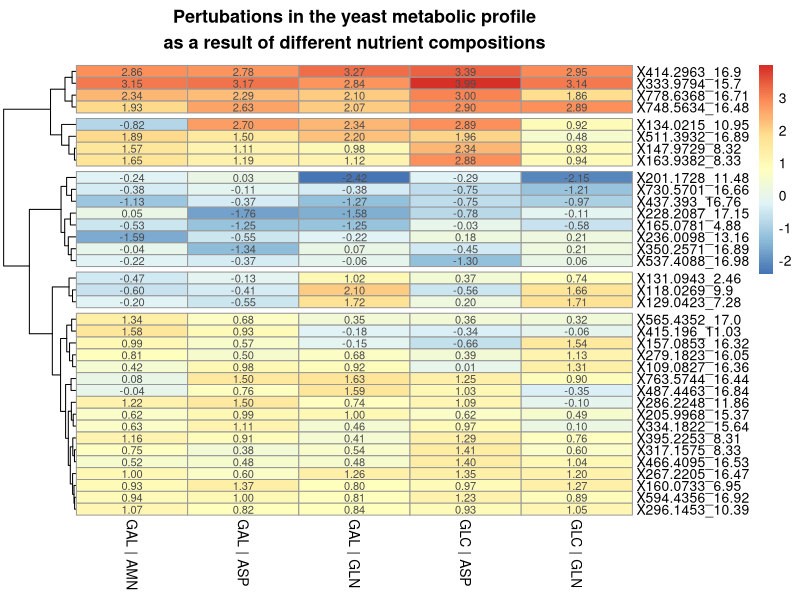

Reproduce this figure in R.
library('dplyr')
library('pheatmap')


# Read and process CSV for plotting on cluster map
data <- read.csv('data/log2_nutrient_mean_small_molecule.csv')
# Index Sample.Group as row names and drop Sample.Group column.
rownames(data) <- data$Sample.Group
data$Sample.Group <- NULL
data <- mutate_all(data, function(x) as.numeric(as.character(x)))

# Plot heatmap using ward.D2 clustering method employing Manhattan clustering by row
pheatmap(as.matrix(t(data)),
    cutree_rows=5,
    cluster_rows=T,
    cluster_cols=F,
    clustering_method="ward.D2",
    clustering_distance_rows="manhattan",
    display_numbers=T,
    main="Pertubations in the yeast metabolic profile\nas a result of different nutrient compositions"
    )
